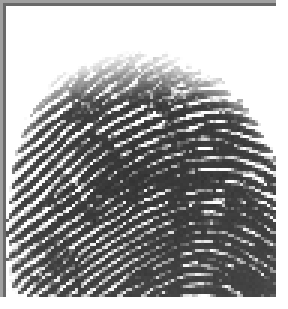
#> input picture dataset/A+/cluster_0_1045.BMP, 96 x 103 px (shown 3 times larger); its folder holds only this picture in this run
$ jupyter execute --allow-errors 01_data_visualization.ipynb
#> lines starting #> are read from the running program, lines starting #| are printed output that depends on the picture
## 1. Import Libraries

[cell 1]
# Standard libraries
import os
import numpy as np
import pandas as pd
from pathlib import Path
from collections import Counter

# Image processing
import cv2
from PIL import Image

# Visualization
import matplotlib.pyplot as plt
import seaborn as sns
from matplotlib.gridspec import GridSpec

# Suppress warnings for cleaner output
import warnings
warnings.filterwarnings('ignore')

# Set visualization style
sns.set_style('whitegrid')
plt.rcParams['figure.figsize'] = (12, 6)
plt.rcParams['font.size'] = 10

## 2. Dataset Configuration

[cell 2]
# Define dataset paths and class labels
DATASET_PATH = Path(r'C:\Users\phoga\Desktop\HemoPrint\dataset')
BLOOD_GROUPS = ['A+', 'A-', 'AB+', 'AB-', 'B+', 'B-', 'O+', 'O-']

# Verify dataset exists
assert DATASET_PATH.exists(), f"Dataset path not found: {DATASET_PATH}"
print(f"Dataset path: {DATASET_PATH}")
print(f"Blood groups: {BLOOD_GROUPS}")

## 3. Dataset Statistics Collection

[cell 3]
# Collect dataset statistics
def collect_dataset_statistics(dataset_path, blood_groups):
    """
    Collect comprehensive statistics about the dataset including:
    - Number of images per class
    - Image dimensions
    - File sizes
    - Color channels
    """
    stats = {
        'blood_group': [],
        'num_images': [],
        'avg_height': [],
        'avg_width': [],
        'avg_file_size_kb': [],
        'image_paths': []
    }

    for group in blood_groups:
        group_path = dataset_path / group

        if not group_path.exists():
            print(f"Warning: {group} folder not found")
            continue

        # Get all BMP images
        image_files = list(group_path.glob('*.BMP'))
        num_images = len(image_files)

        if num_images == 0:
            print(f"Warning: No images found in {group}")
            continue

        # Sample images for dimension analysis (first 50 for speed)
        sample_images = image_files[:min(50, num_images)]
        heights, widths, file_sizes = [], [], []

        for img_path in sample_images:
            try:
                # Get image dimensions
                img = Image.open(img_path)
#> img is the input picture: PIL image 96x103 RGBA; mean R, G, B, A 139.4, 139.4, 139.4, 234.9
                w, h = img.size
                widths.append(w)
                heights.append(h)

                # Get file size
                file_sizes.append(img_path.stat().st_size / 1024)  # KB
            except Exception as e:
                print(f"Error reading {img_path}: {e}")

        # Store statistics
        stats['blood_group'].append(group)
        stats['num_images'].append(num_images)
        stats['avg_height'].append(np.mean(heights) if heights else 0)
        stats['avg_width'].append(np.mean(widths) if widths else 0)
        stats['avg_file_size_kb'].append(np.mean(file_sizes) if file_sizes else 0)
        stats['image_paths'].append(image_files)

    return pd.DataFrame(stats)

# Collect statistics
print("Collecting dataset statistics...")
df_stats = collect_dataset_statistics(DATASET_PATH, BLOOD_GROUPS)
print("\nDataset Statistics:")
print(df_stats[['blood_group', 'num_images', 'avg_height', 'avg_width', 'avg_file_size_kb']])

## 4. Class Distribution Analysis

[cell 4]
# Visualize class distribution
fig, axes = plt.subplots(1, 2, figsize=(16, 6))

# Bar plot
colors = plt.cm.Set3(np.linspace(0, 1, len(BLOOD_GROUPS)))
axes[0].bar(df_stats['blood_group'], df_stats['num_images'], color=colors, edgecolor='black', alpha=0.8)
axes[0].set_xlabel('Blood Group', fontsize=12, fontweight='bold')
axes[0].set_ylabel('Number of Images', fontsize=12, fontweight='bold')
axes[0].set_title('Class Distribution - Bar Chart', fontsize=14, fontweight='bold')
axes[0].grid(axis='y', alpha=0.3)

# Add value labels on bars
for i, (group, count) in enumerate(zip(df_stats['blood_group'], df_stats['num_images'])):
    axes[0].text(i, count + 5, str(count), ha='center', fontweight='bold')

# Pie chart
axes[1].pie(df_stats['num_images'], labels=df_stats['blood_group'], autopct='%1.1f%%',
            colors=colors, startangle=90, textprops={'fontsize': 10, 'fontweight': 'bold'})
axes[1].set_title('Class Distribution - Percentage', fontsize=14, fontweight='bold')

plt.tight_layout()
plt.savefig(DATASET_PATH.parent / 'model_results' / 'class_distribution.png', dpi=300, bbox_inches='tight')
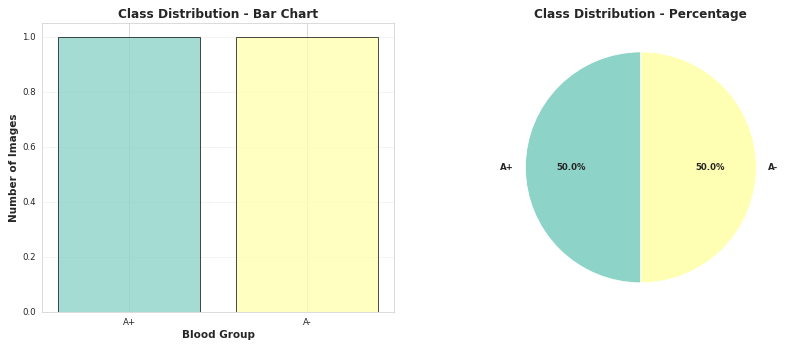
#> figure drawn by matplotlib, 2 panels
plt.show()

# Calculate and display balance metrics
total_images = df_stats['num_images'].sum()
min_class = df_stats['num_images'].min()
max_class = df_stats['num_images'].max()
imbalance_ratio = max_class / min_class

print(f"\nDataset Balance Analysis:")
print(f"Total images: {total_images}")
print(f"Min class size: {min_class} ({df_stats.loc[df_stats['num_images'].idxmin(), 'blood_group']})")
print(f"Max class size: {max_class} ({df_stats.loc[df_stats['num_images'].idxmax(), 'blood_group']})")
print(f"Imbalance ratio: {imbalance_ratio:.2f}")
print(f"Average images per class: {df_stats['num_images'].mean():.1f}")
print(f"Std deviation: {df_stats['num_images'].std():.1f}")

## 5. Image Sample Visualization

[cell 5]
# Display sample images from each class
def display_sample_images(df_stats, num_samples=3):
    """
    Display random sample images from each blood group class
    """
#> called with num_samples = 3
    num_classes = len(df_stats)
    fig = plt.figure(figsize=(16, num_classes * 2))
    gs = GridSpec(num_classes, num_samples + 1, figure=fig, hspace=0.3, wspace=0.2)

    for idx, row in df_stats.iterrows():
        blood_group = row['blood_group']
        image_paths = row['image_paths']

        # Select random samples
        sample_paths = np.random.choice(image_paths, min(num_samples, len(image_paths)), replace=False)

        # Add class label
        ax_label = fig.add_subplot(gs[idx, 0])
        ax_label.text(0.5, 0.5, f"{blood_group}\n({row['num_images']} images)",
                     ha='center', va='center', fontsize=14, fontweight='bold',
                     bbox=dict(boxstyle='round', facecolor='lightblue', alpha=0.5))
        ax_label.axis('off')

        # Display sample images
        for i, img_path in enumerate(sample_paths):
            ax = fig.add_subplot(gs[idx, i + 1])
            img = cv2.imread(str(img_path))
#> img: shape (103, 96, 3)
            img = cv2.cvtColor(img, cv2.COLOR_BGR2RGB)
            ax.imshow(img)
            ax.set_title(f"Sample {i+1}", fontsize=9)
            ax.axis('off')

    plt.suptitle('Sample Images from Each Blood Group Class', fontsize=16, fontweight='bold', y=0.995)
    plt.savefig(DATASET_PATH.parent / 'model_results' / 'sample_images.png', dpi=300, bbox_inches='tight')
    plt.show()

display_sample_images(df_stats, num_samples=3)

## 6. Image Dimension Analysis

[cell 6]
# Analyze image dimensions in detail
def analyze_image_dimensions(df_stats, num_samples=100):
    """
    Analyze dimensions across all images to determine consistency
    """
#> called with num_samples = 100
    all_heights, all_widths, all_aspects = [], [], []
    dimension_data = []

    for idx, row in df_stats.iterrows():
        blood_group = row['blood_group']
        image_paths = row['image_paths']

        # Sample images for detailed analysis
        sample_paths = np.random.choice(image_paths, min(num_samples, len(image_paths)), replace=False)

        for img_path in sample_paths:
            try:
                img = Image.open(img_path)
                w, h = img.size
                aspect = w / h

                all_widths.append(w)
                all_heights.append(h)
                all_aspects.append(aspect)

                dimension_data.append({
                    'blood_group': blood_group,
                    'width': w,
                    'height': h,
                    'aspect_ratio': aspect
                })
            except Exception as e:
                continue

    df_dims = pd.DataFrame(dimension_data)

    # Visualize dimension distributions
    fig, axes = plt.subplots(2, 2, figsize=(16, 12))

    # Width distribution
    axes[0, 0].hist(all_widths, bins=30, color='skyblue', edgecolor='black', alpha=0.7)
    axes[0, 0].axvline(np.mean(all_widths), color='red', linestyle='--', linewidth=2, label=f'Mean: {np.mean(all_widths):.1f}')
    axes[0, 0].set_xlabel('Width (pixels)', fontweight='bold')
    axes[0, 0].set_ylabel('Frequency', fontweight='bold')
    axes[0, 0].set_title('Image Width Distribution', fontweight='bold')
    axes[0, 0].legend()
    axes[0, 0].grid(alpha=0.3)

    # Height distribution
    axes[0, 1].hist(all_heights, bins=30, color='lightcoral', edgecolor='black', alpha=0.7)
    axes[0, 1].axvline(np.mean(all_heights), color='red', linestyle='--', linewidth=2, label=f'Mean: {np.mean(all_heights):.1f}')
    axes[0, 1].set_xlabel('Height (pixels)', fontweight='bold')
    axes[0, 1].set_ylabel('Frequency', fontweight='bold')
    axes[0, 1].set_title('Image Height Distribution', fontweight='bold')
    axes[0, 1].legend()
    axes[0, 1].grid(alpha=0.3)

    # Aspect ratio distribution
    axes[1, 0].hist(all_aspects, bins=30, color='lightgreen', edgecolor='black', alpha=0.7)
    axes[1, 0].axvline(np.mean(all_aspects), color='red', linestyle='--', linewidth=2, label=f'Mean: {np.mean(all_aspects):.3f}')
    axes[1, 0].set_xlabel('Aspect Ratio (W/H)', fontweight='bold')
    axes[1, 0].set_ylabel('Frequency', fontweight='bold')
    axes[1, 0].set_title('Aspect Ratio Distribution', fontweight='bold')
    axes[1, 0].legend()
    axes[1, 0].grid(alpha=0.3)

    # Box plot by class
    df_dims.boxplot(column='width', by='blood_group', ax=axes[1, 1])
    axes[1, 1].set_xlabel('Blood Group', fontweight='bold')
    axes[1, 1].set_ylabel('Width (pixels)', fontweight='bold')
    axes[1, 1].set_title('Width Distribution by Blood Group', fontweight='bold')
    axes[1, 1].get_figure().suptitle('')

    plt.tight_layout()
    plt.savefig(DATASET_PATH.parent / 'model_results' / 'dimension_analysis.png', dpi=300, bbox_inches='tight')
    plt.show()

    # Print statistics
    print("\nImage Dimension Statistics:")
    print(f"Width - Mean: {np.mean(all_widths):.1f}, Std: {np.std(all_widths):.1f}, Range: [{min(all_widths)}, {max(all_widths)}]")
    print(f"Height - Mean: {np.mean(all_heights):.1f}, Std: {np.std(all_heights):.1f}, Range: [{min(all_heights)}, {max(all_heights)}]")
    print(f"Aspect Ratio - Mean: {np.mean(all_aspects):.3f}, Std: {np.std(all_aspects):.3f}")

    # Check if dimensions are consistent
    unique_dims = set(zip(all_widths, all_heights))
    print(f"\nNumber of unique dimensions: {len(unique_dims)}")
    if len(unique_dims) == 1:
        print("✓ All images have consistent dimensions")
    else:
        print("✗ Images have varying dimensions - resizing will be needed")

    return df_dims

df_dimensions = analyze_image_dimensions(df_stats, num_samples=100)

## 7. Pixel Intensity Analysis

[cell 7]
# Analyze pixel intensity distributions
def analyze_pixel_intensities(df_stats, num_samples=50):
    """
    Analyze pixel intensity distributions across color channels
    """
#> called with num_samples = 50
    r_values, g_values, b_values = [], [], []
    gray_values = []

    print("Analyzing pixel intensities...")

    for idx, row in df_stats.iterrows():
        image_paths = row['image_paths']
        sample_paths = np.random.choice(image_paths, min(num_samples, len(image_paths)), replace=False)

        for img_path in sample_paths:
            try:
                img = cv2.imread(str(img_path))
                img = cv2.cvtColor(img, cv2.COLOR_BGR2RGB)

                # Sample pixels (every 10th pixel to reduce memory)
                r_values.extend(img[:, :, 0].flatten()[::10])
                g_values.extend(img[:, :, 1].flatten()[::10])
                b_values.extend(img[:, :, 2].flatten()[::10])

                # Grayscale conversion
                gray = cv2.cvtColor(img, cv2.COLOR_RGB2GRAY)
                gray_values.extend(gray.flatten()[::10])
            except Exception as e:
                continue

    # Visualization
    fig, axes = plt.subplots(2, 2, figsize=(16, 12))

    # RGB channel histograms
    axes[0, 0].hist(r_values, bins=50, color='red', alpha=0.5, label='Red', density=True)
    axes[0, 0].hist(g_values, bins=50, color='green', alpha=0.5, label='Green', density=True)
    axes[0, 0].hist(b_values, bins=50, color='blue', alpha=0.5, label='Blue', density=True)
    axes[0, 0].set_xlabel('Pixel Intensity', fontweight='bold')
    axes[0, 0].set_ylabel('Density', fontweight='bold')
    axes[0, 0].set_title('RGB Channel Intensity Distribution', fontweight='bold')
    axes[0, 0].legend()
    axes[0, 0].grid(alpha=0.3)

    # Grayscale histogram
    axes[0, 1].hist(gray_values, bins=50, color='gray', edgecolor='black', alpha=0.7)
    axes[0, 1].axvline(np.mean(gray_values), color='red', linestyle='--', linewidth=2, label=f'Mean: {np.mean(gray_values):.1f}')
    axes[0, 1].set_xlabel('Pixel Intensity', fontweight='bold')
    axes[0, 1].set_ylabel('Frequency', fontweight='bold')
    axes[0, 1].set_title('Grayscale Intensity Distribution', fontweight='bold')
    axes[0, 1].legend()
    axes[0, 1].grid(alpha=0.3)

    # Mean intensity per channel
    channel_means = [np.mean(r_values), np.mean(g_values), np.mean(b_values)]
    channel_names = ['Red', 'Green', 'Blue']
    colors = ['red', 'green', 'blue']
    axes[1, 0].bar(channel_names, channel_means, color=colors, edgecolor='black', alpha=0.7)
    axes[1, 0].set_ylabel('Mean Intensity', fontweight='bold')
    axes[1, 0].set_title('Average Intensity per Channel', fontweight='bold')
    axes[1, 0].grid(axis='y', alpha=0.3)

    # Add value labels
    for i, val in enumerate(channel_means):
        axes[1, 0].text(i, val + 2, f'{val:.1f}', ha='center', fontweight='bold')

    # Brightness statistics
    brightness_stats = {
        'Mean': np.mean(gray_values),
        'Median': np.median(gray_values),
        'Std': np.std(gray_values),
        'Min': np.min(gray_values),
        'Max': np.max(gray_values)
    }

    axes[1, 1].axis('off')
    stats_text = "\n".join([f"{k}: {v:.2f}" for k, v in brightness_stats.items()])
    axes[1, 1].text(0.5, 0.5, f"Brightness Statistics:\n\n{stats_text}",
                   ha='center', va='center', fontsize=14,
                   bbox=dict(boxstyle='round', facecolor='wheat', alpha=0.5))

    plt.tight_layout()
    plt.savefig(DATASET_PATH.parent / 'model_results' / 'pixel_intensity_analysis.png', dpi=300, bbox_inches='tight')
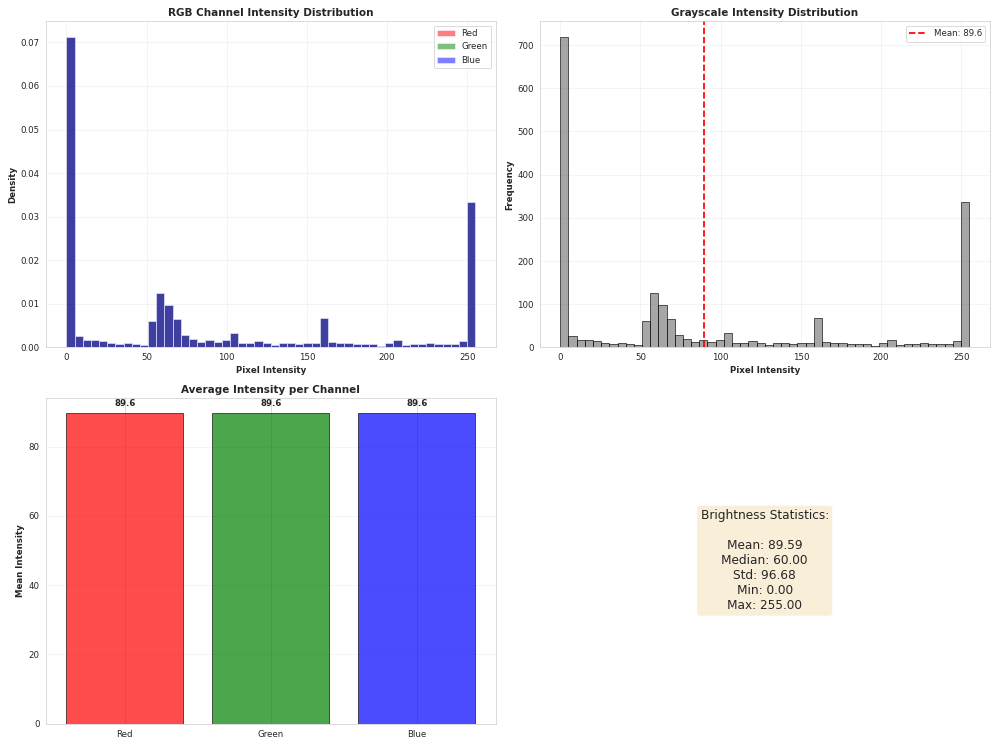
#> figure drawn by matplotlib, 3 panels; panel 1: tallest bar 0.0713 high, from x = 0 to 5.1; panel 1: tallest bar 0.0713 high, from x = 0 to 5.1; panel 1: tallest bar 0.0713 high, from x = 0 to 5.1; panel 2: tallest bar 719 high, from x = 0 to 5.1
    plt.show()

    print("\nPixel Intensity Statistics:")
    for k, v in brightness_stats.items():
        print(f"{k}: {v:.2f}")

analyze_pixel_intensities(df_stats, num_samples=50)

## 8. Color Channel Analysis

[cell 8]
# Visualize color channel separation for sample images
def visualize_color_channels(df_stats, num_samples=2):
    """
    Display RGB channel separation for sample images
    """
#> called with num_samples = 3
    fig = plt.figure(figsize=(16, num_samples * 4))
    gs = GridSpec(num_samples, 5, figure=fig, hspace=0.3, wspace=0.2)

    # Select random images from dataset
    all_paths = []
    for idx, row in df_stats.iterrows():
        all_paths.extend(row['image_paths'])

    sample_paths = np.random.choice(all_paths, num_samples, replace=False)

    for i, img_path in enumerate(sample_paths):
        img = cv2.imread(str(img_path))
        img_rgb = cv2.cvtColor(img, cv2.COLOR_BGR2RGB)

        # Original image
        ax = fig.add_subplot(gs[i, 0])
        ax.imshow(img_rgb)
        ax.set_title('Original', fontweight='bold')
        ax.axis('off')

        # Red channel
        ax = fig.add_subplot(gs[i, 1])
        ax.imshow(img_rgb[:, :, 0], cmap='Reds')
        ax.set_title('Red Channel', fontweight='bold')
        ax.axis('off')

        # Green channel
        ax = fig.add_subplot(gs[i, 2])
        ax.imshow(img_rgb[:, :, 1], cmap='Greens')
        ax.set_title('Green Channel', fontweight='bold')
        ax.axis('off')

        # Blue channel
        ax = fig.add_subplot(gs[i, 3])
        ax.imshow(img_rgb[:, :, 2], cmap='Blues')
        ax.set_title('Blue Channel', fontweight='bold')
        ax.axis('off')

        # Grayscale
        ax = fig.add_subplot(gs[i, 4])
        gray = cv2.cvtColor(img_rgb, cv2.COLOR_RGB2GRAY)
        ax.imshow(gray, cmap='gray')
        ax.set_title('Grayscale', fontweight='bold')
        ax.axis('off')

    plt.suptitle('Color Channel Decomposition', fontsize=16, fontweight='bold')
    plt.savefig(DATASET_PATH.parent / 'model_results' / 'color_channels.png', dpi=300, bbox_inches='tight')
    plt.show()

#> (the rest of this cell did not finish here and is left out)

## 9. Data Augmentation Preview

[cell 9]
# Preview common augmentation techniques
def preview_augmentations(df_stats):
    """
    Show effects of common augmentation techniques
    """
    # Select a random image
    all_paths = []
    for idx, row in df_stats.iterrows():
        all_paths.extend(row['image_paths'])

    img_path = np.random.choice(all_paths)
    img = cv2.imread(str(img_path))
    img = cv2.cvtColor(img, cv2.COLOR_BGR2RGB)

    fig = plt.figure(figsize=(18, 10))
    gs = GridSpec(2, 4, figure=fig, hspace=0.3, wspace=0.2)

    # Original
    ax = fig.add_subplot(gs[0, 0])
    ax.imshow(img)
    ax.set_title('Original', fontweight='bold', fontsize=12)
    ax.axis('off')

    # Rotation
    ax = fig.add_subplot(gs[0, 1])
    height, width = img.shape[:2]
    center = (width // 2, height // 2)
    matrix = cv2.getRotationMatrix2D(center, 15, 1.0)
    rotated = cv2.warpAffine(img, matrix, (width, height), borderMode=cv2.BORDER_REFLECT)
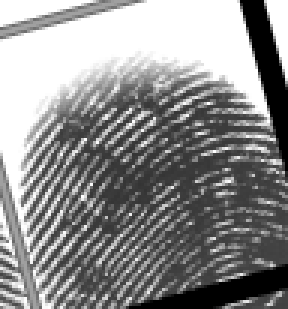
#> rotated: shape (103, 96, 3) (shown 3 times larger); min 0, max 255, mean 140.9
    ax.imshow(rotated)
    ax.set_title('Rotation (15°)', fontweight='bold', fontsize=12)
    ax.axis('off')

    # Horizontal flip
    ax = fig.add_subplot(gs[0, 2])
    flipped = cv2.flip(img, 1)
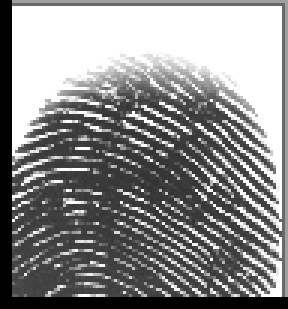
#> flipped: shape (103, 96, 3) (shown 3 times larger); min 0, max 255, mean 139.4
    ax.imshow(flipped)
    ax.set_title('Horizontal Flip', fontweight='bold', fontsize=12)
    ax.axis('off')

    # Brightness adjustment
    ax = fig.add_subplot(gs[0, 3])
    bright = cv2.convertScaleAbs(img, alpha=1.2, beta=20)
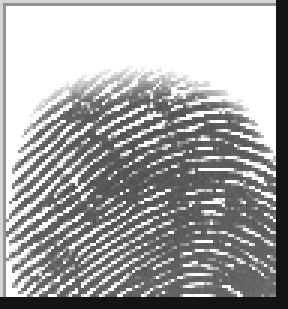
#> bright: shape (103, 96, 3) (shown 3 times larger); min 20, max 255, mean 164.2
    ax.imshow(bright)
    ax.set_title('Brightness +20%', fontweight='bold', fontsize=12)
    ax.axis('off')

    # Gaussian blur
    ax = fig.add_subplot(gs[1, 0])
    blurred = cv2.GaussianBlur(img, (5, 5), 0)
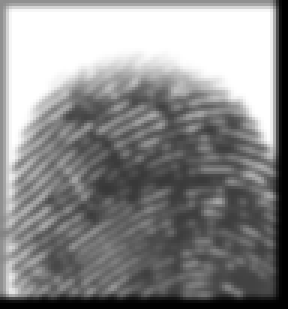
#> blurred: shape (103, 96, 3) (shown 3 times larger); min 0, max 255, mean 139.3
    ax.imshow(blurred)
    ax.set_title('Gaussian Blur', fontweight='bold', fontsize=12)
    ax.axis('off')

    # Zoom (crop and resize)
    ax = fig.add_subplot(gs[1, 1])
    h, w = img.shape[:2]
    crop_size = int(0.8 * min(h, w))
    start_h, start_w = (h - crop_size) // 2, (w - crop_size) // 2
    cropped = img[start_h:start_h+crop_size, start_w:start_w+crop_size]
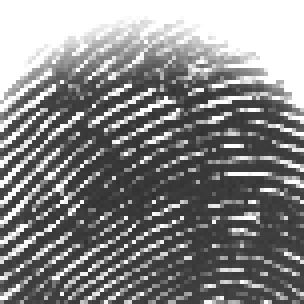
#> cropped: shape (76, 76, 3) (shown 4 times larger); min 47, max 255, mean 133.7
    zoomed = cv2.resize(cropped, (w, h))
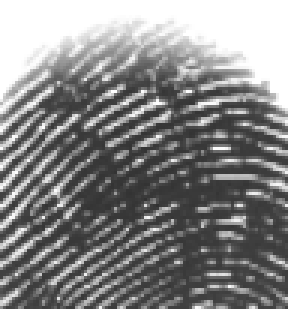
#> zoomed: shape (103, 96, 3) (shown 3 times larger); min 49, max 255, mean 133.7
    ax.imshow(zoomed)
    ax.set_title('Zoom (1.25x)', fontweight='bold', fontsize=12)
    ax.axis('off')

    # Contrast adjustment
    ax = fig.add_subplot(gs[1, 2])
    contrast = cv2.convertScaleAbs(img, alpha=1.3, beta=0)
    ax.imshow(contrast)
    ax.set_title('Contrast +30%', fontweight='bold', fontsize=12)
    ax.axis('off')

    # Noise addition
    ax = fig.add_subplot(gs[1, 3])
    noise = np.random.normal(0, 10, img.shape).astype(np.uint8)
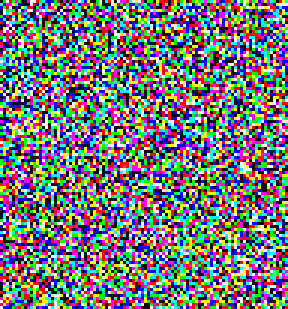
#> noise: shape (103, 96, 3) (shown 3 times larger); mean R, G, B 117.2, 117.8, 119.3
    noisy = cv2.add(img, noise)
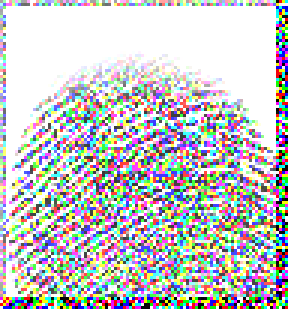
#> noisy: shape (103, 96, 3) (shown 3 times larger); mean R, G, B 194.8, 195.2, 195.5
    ax.imshow(noisy)
    ax.set_title('Gaussian Noise', fontweight='bold', fontsize=12)
    ax.axis('off')

    plt.suptitle('Data Augmentation Preview', fontsize=16, fontweight='bold')
    plt.savefig(DATASET_PATH.parent / 'model_results' / 'augmentation_preview.png', dpi=300, bbox_inches='tight')
    plt.show()

preview_augmentations(df_stats)

## 10. Dataset Summary Report

[cell 10]
# Generate comprehensive summary report
print("="*80)
print("DATASET SUMMARY REPORT")
print("="*80)

print("\n1. DATASET OVERVIEW:")
print(f"   - Total classes: {len(BLOOD_GROUPS)}")
print(f"   - Total images: {df_stats['num_images'].sum()}")
print(f"   - Image format: BMP")
print(f"   - Task: Multi-class image classification")

print("\n2. CLASS DISTRIBUTION:")
for idx, row in df_stats.iterrows():
    percentage = (row['num_images'] / df_stats['num_images'].sum()) * 100
    print(f"   - {row['blood_group']:4s}: {row['num_images']:4d} images ({percentage:5.2f}%)")

print("\n3. IMAGE PROPERTIES:")
print(f"   - Average width: {df_stats['avg_width'].mean():.1f} px")
print(f"   - Average height: {df_stats['avg_height'].mean():.1f} px")
print(f"   - Average file size: {df_stats['avg_file_size_kb'].mean():.1f} KB")

print("\n4. KEY INSIGHTS:")
imbalance = df_stats['num_images'].max() / df_stats['num_images'].min()
if imbalance > 1.5:
    print(f"   ⚠ Class imbalance detected (ratio: {imbalance:.2f})")
    print("   → Consider: weighted loss, oversampling, or augmentation")
else:
    print("   ✓ Classes are relatively balanced")

print("\n5. RECOMMENDATIONS FOR PREPROCESSING:")
print("   - Resize images to consistent dimensions (e.g., 224×224 or 256×256)")
print("   - Apply normalization (ImageNet stats or dataset-specific)")
print("   - Use data augmentation to increase diversity")
print("   - Consider grayscale conversion if color is not critical")
print("   - Split: 70% train, 15% validation, 15% test (stratified)")

print("\n6. SUGGESTED AUGMENTATIONS:")
print("   - Rotation: ±15-20 degrees")
print("   - Horizontal/vertical flips")
print("   - Brightness/contrast adjustments: ±20%")
print("   - Zoom: 0.8-1.2x")
print("   - Gaussian noise/blur")
print("   - Random crops and shifts")

print("\n" + "="*80)
print("Visualization complete! All plots saved to model_results folder.")
print("="*80)
